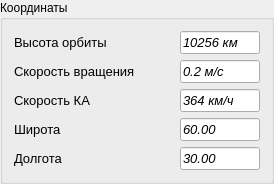
             <widget class="QGroupBox" name="groupBox_3">
              <property name="sizePolicy">
               <sizepolicy hsizetype="Maximum" vsizetype="Preferred">
                <horstretch>0</horstretch>
                <verstretch>0</verstretch>
               </sizepolicy>
              </property>
              <property name="minimumSize">
               <size>
                <width>2</width>
                <height>0</height>
               </size>
              </property>
              <property name="maximumSize">
               <size>
                <width>16777215</width>
                <height>181</height>
               </size>
              </property>
              <property name="layoutDirection">
               <enum>Qt::LeftToRight</enum>
              </property>
              <property name="title">
               <string>Координаты</string>
              </property>
              <layout class="QVBoxLayout" name="verticalLayout_12">
               <item>
                <layout class="QHBoxLayout" name="horizontalLayout_9">
                 <item>
                  <widget class="QLabel" name="label_2">
                   <property name="sizePolicy">
                    <sizepolicy hsizetype="Maximum" vsizetype="Preferred">
                     <horstretch>0</horstretch>
                     <verstretch>0</verstretch>
                    </sizepolicy>
                   </property>
                   <property name="minimumSize">
                    <size>
                     <width>160</width>
                     <height>0</height>
                    </size>
                   </property>
                   <property name="font">
                    <font>
                     <pointsize>10</pointsize>
                    </font>
                   </property>
                   <property name="text">
                    <string>Высота орбиты</string>
                   </property>
                  </widget>
                 </item>
                 <item>
                  <widget class="QLineEdit" name="lineEdit_5">
                   <property name="sizePolicy">
                    <sizepolicy hsizetype="Minimum" vsizetype="Fixed">
                     <horstretch>0</horstretch>
                     <verstretch>0</verstretch>
                    </sizepolicy>
                   </property>
                   <property name="maximumSize">
                    <size>
                     <width>80</width>
                     <height>16777215</height>
                    </size>
                   </property>
                   <property name="font">
                    <font>
                     <pointsize>10</pointsize>
                     <italic>true</italic>
                     <bold>false</bold>
                    </font>
                   </property>
                   <property name="text">
                    <string>10256 км</string>
                   </property>
                   <property name="readOnly">
                    <bool>true</bool>
                   </property>
                  </widget>
                 </item>
                </layout>
               </item>
               <item>
                <layout class="QHBoxLayout" name="horizontalLayout_10">
                 <item>
                  <widget class="QLabel" name="label_14">
                   <property name="sizePolicy">
                    <sizepolicy hsizetype="Maximum" vsizetype="Preferred">
                     <horstretch>0</horstretch>
                     <verstretch>0</verstretch>
                    </sizepolicy>
                   </property>
                   <property name="minimumSize">
                    <size>
                     <width>160</width>
                     <height>0</height>
                    </size>
                   </property>
                   <property name="font">
                    <font>
                     <pointsize>10</pointsize>
                    </font>
                   </property>
                   <property name="text">
                    <string>Скорость вращения</string>
                   </property>
                  </widget>
                 </item>
                 <item>
                  <widget class="QLineEdit" name="lineEdit_6">
                   <property name="sizePolicy">
                    <sizepolicy hsizetype="Minimum" vsizetype="Fixed">
                     <horstretch>0</horstretch>
                     <verstretch>0</verstretch>
                    </sizepolicy>
                   </property>
                   <property name="maximumSize">
                    <size>
                     <width>80</width>
                     <height>16777215</height>
                    </size>
                   </property>
                   <property name="font">
                    <font>
                     <pointsize>10</pointsize>
                     <italic>true</italic>
                     <bold>false</bold>
                    </font>
                   </property>
                   <property name="text">
                    <string>0.2 м/с</string>
                   </property>
                  </widget>
                 </item>
                </layout>
               </item>
               <item>
                <layout class="QHBoxLayout" name="horizontalLayout_11">
                 <item>
                  <widget class="QLabel" name="label_15">
                   <property name="sizePolicy">
                    <sizepolicy hsizetype="Maximum" vsizetype="Preferred">
                     <horstretch>0</horstretch>
                     <verstretch>0</verstretch>
                    </sizepolicy>
                   </property>
                   <property name="minimumSize">
                    <size>
                     <width>160</width>
                     <height>0</height>
                    </size>
                   </property>
                   <property name="font">
                    <font>
                     <pointsize>10</pointsize>
                    </font>
                   </property>
                   <property name="text">
                    <string>Скорость КА</string>
                   </property>
                  </widget>
                 </item>
                 <item>
                  <widget class="QLineEdit" name="lineEdit_7">
                   <property name="sizePolicy">
                    <sizepolicy hsizetype="Minimum" vsizetype="Fixed">
                     <horstretch>0</horstretch>
                     <verstretch>0</verstretch>
                    </sizepolicy>
                   </property>
                   <property name="maximumSize">
                    <size>
                     <width>80</width>
                     <height>16777215</height>
                    </size>
                   </property>
                   <property name="font">
                    <font>
                     <pointsize>10</pointsize>
                     <italic>true</italic>
                     <bold>false</bold>
                    </font>
                   </property>
                   <property name="text">
                    <string>364 км/ч</string>
                   </property>
                  </widget>
                 </item>
                </layout>
               </item>
               <item>
                <layout class="QHBoxLayout" name="horizontalLayout_12">
                 <item>
                  <widget class="QLabel" name="label_16">
                   <property name="sizePolicy">
                    <sizepolicy hsizetype="Maximum" vsizetype="Preferred">
                     <horstretch>0</horstretch>
                     <verstretch>0</verstretch>
                    </sizepolicy>
                   </property>
                   <property name="minimumSize">
                    <size>
                     <width>160</width>
                     <height>0</height>
                    </size>
                   </property>
                   <property name="font">
                    <font>
                     <pointsize>10</pointsize>
                    </font>
                   </property>
                   <property name="text">
                    <string>Широта</string>
                   </property>
                  </widget>
                 </item>
                 <item>
                  <widget class="QLineEdit" name="lineEdit_8">
                   <property name="sizePolicy">
                    <sizepolicy hsizetype="Minimum" vsizetype="Fixed">
                     <horstretch>0</horstretch>
                     <verstretch>0</verstretch>
                    </sizepolicy>
                   </property>
                   <property name="maximumSize">
                    <size>
                     <width>80</width>
                     <height>16777215</height>
                    </size>
                   </property>
                   <property name="font">
                    <font>
                     <pointsize>10</pointsize>
                     <italic>true</italic>
                     <bold>false</bold>
                    </font>
                   </property>
                   <property name="text">
                    <string>60.00</string>
                   </property>
                  </widget>
                 </item>
                </layout>
               </item>
               <item>
                <layout class="QHBoxLayout" name="horizontalLayout_13">
                 <item>
                  <widget class="QLabel" name="label_17">
                   <property name="sizePolicy">
                    <sizepolicy hsizetype="Maximum" vsizetype="Preferred">
                     <horstretch>0</horstretch>
                     <verstretch>0</verstretch>
                    </sizepolicy>
                   </property>
                   <property name="minimumSize">
                    <size>
                     <width>160</width>
                     <height>0</height>
                    </size>
                   </property>
                   <property name="font">
                    <font>
                     <pointsize>10</pointsize>
                    </font>
                   </property>
                   <property name="text">
                    <string>Долгота</string>
                   </property>
                  </widget>
                 </item>
                 <item>
                  <widget class="QLineEdit" name="lineEdit_9">
                   <property name="sizePolicy">
                    <sizepolicy hsizetype="Minimum" vsizetype="Fixed">
                     <horstretch>0</horstretch>
                     <verstretch>0</verstretch>
                    </sizepolicy>
                   </property>
                   <property name="maximumSize">
                    <size>
                     <width>80</width>
                     <height>16777215</height>
                    </size>
                   </property>
                   <property name="font">
                    <font>
                     <pointsize>10</pointsize>
                     <italic>true</italic>
                     <bold>false</bold>
                    </font>
                   </property>
                   <property name="text">
                    <string>30.00</string>
                   </property>
                  </widget>
                 </item>
                </layout>
               </item>
              </layout>
             </widget>
